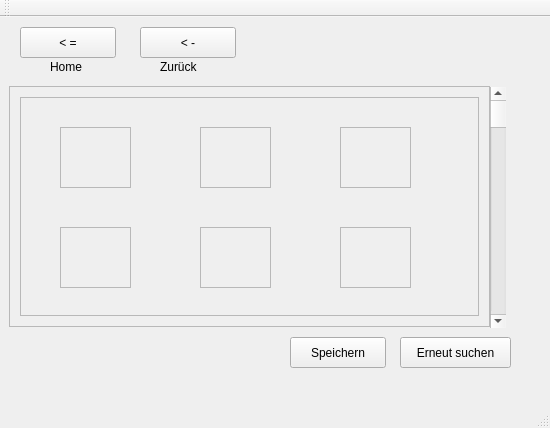
<?xml version="1.0" encoding="UTF-8"?>
<ui version="4.0">
 <class>MainWindow</class>
 <widget class="QMainWindow" name="MainWindow">
  <property name="geometry">
   <rect>
    <x>0</x>
    <y>0</y>
    <width>550</width>
    <height>428</height>
   </rect>
  </property>
  <property name="windowTitle">
   <string>MainWindow</string>
  </property>
  <widget class="QWidget" name="centralWidget">
   <widget class="QPushButton" name="pushButton">
    <property name="geometry">
     <rect>
      <x>20</x>
      <y>10</y>
      <width>96</width>
      <height>31</height>
     </rect>
    </property>
    <property name="text">
     <string>&lt; =</string>
    </property>
   </widget>
   <widget class="QPushButton" name="pushButton_2">
    <property name="geometry">
     <rect>
      <x>140</x>
      <y>10</y>
      <width>96</width>
      <height>31</height>
     </rect>
    </property>
    <property name="text">
     <string>&lt; -</string>
    </property>
   </widget>
   <widget class="QScrollBar" name="verticalScrollBar">
    <property name="geometry">
     <rect>
      <x>490</x>
      <y>70</y>
      <width>16</width>
      <height>241</height>
     </rect>
    </property>
    <property name="orientation">
     <enum>Qt::Vertical</enum>
    </property>
   </widget>
   <widget class="QScrollArea" name="scrollArea">
    <property name="geometry">
     <rect>
      <x>9</x>
      <y>69</y>
      <width>481</width>
      <height>241</height>
     </rect>
    </property>
    <property name="widgetResizable">
     <bool>true</bool>
    </property>
    <widget class="QWidget" name="scrollAreaWidgetContents">
     <property name="geometry">
      <rect>
       <x>0</x>
       <y>0</y>
       <width>479</width>
       <height>239</height>
      </rect>
     </property>
     <widget class="QWidget" name="gridLayoutWidget">
      <property name="geometry">
       <rect>
        <x>-1</x>
        <y>-1</y>
        <width>481</width>
        <height>241</height>
       </rect>
      </property>
      <layout class="QGridLayout" name="gridLayout_2">
       <item row="0" column="0">
        <widget class="QFrame" name="frame">
         <property name="frameShape">
          <enum>QFrame::StyledPanel</enum>
         </property>
         <property name="frameShadow">
          <enum>QFrame::Raised</enum>
         </property>
         <widget class="QFrame" name="frame_2">
          <property name="geometry">
           <rect>
            <x>40</x>
            <y>30</y>
            <width>71</width>
            <height>61</height>
           </rect>
          </property>
          <property name="frameShape">
           <enum>QFrame::StyledPanel</enum>
          </property>
          <property name="frameShadow">
           <enum>QFrame::Raised</enum>
          </property>
         </widget>
         <widget class="QFrame" name="frame_3">
          <property name="geometry">
           <rect>
            <x>180</x>
            <y>30</y>
            <width>71</width>
            <height>61</height>
           </rect>
          </property>
          <property name="frameShape">
           <enum>QFrame::StyledPanel</enum>
          </property>
          <property name="frameShadow">
           <enum>QFrame::Raised</enum>
          </property>
         </widget>
         <widget class="QFrame" name="frame_4">
          <property name="geometry">
           <rect>
            <x>320</x>
            <y>30</y>
            <width>71</width>
            <height>61</height>
           </rect>
          </property>
          <property name="frameShape">
           <enum>QFrame::StyledPanel</enum>
          </property>
          <property name="frameShadow">
           <enum>QFrame::Raised</enum>
          </property>
         </widget>
         <widget class="QFrame" name="frame_5">
          <property name="geometry">
           <rect>
            <x>40</x>
            <y>130</y>
            <width>71</width>
            <height>61</height>
           </rect>
          </property>
          <property name="frameShape">
           <enum>QFrame::StyledPanel</enum>
          </property>
          <property name="frameShadow">
           <enum>QFrame::Raised</enum>
          </property>
         </widget>
         <widget class="QFrame" name="frame_6">
          <property name="geometry">
           <rect>
            <x>180</x>
            <y>130</y>
            <width>71</width>
            <height>61</height>
           </rect>
          </property>
          <property name="frameShape">
           <enum>QFrame::StyledPanel</enum>
          </property>
          <property name="frameShadow">
           <enum>QFrame::Raised</enum>
          </property>
         </widget>
         <widget class="QFrame" name="frame_7">
          <property name="geometry">
           <rect>
            <x>320</x>
            <y>130</y>
            <width>71</width>
            <height>61</height>
           </rect>
          </property>
          <property name="frameShape">
           <enum>QFrame::StyledPanel</enum>
          </property>
          <property name="frameShadow">
           <enum>QFrame::Raised</enum>
          </property>
         </widget>
        </widget>
       </item>
      </layout>
     </widget>
    </widget>
   </widget>
   <widget class="QPushButton" name="pushButton_3">
    <property name="geometry">
     <rect>
      <x>290</x>
      <y>320</y>
      <width>96</width>
      <height>31</height>
     </rect>
    </property>
    <property name="text">
     <string>Speichern</string>
    </property>
   </widget>
   <widget class="QPushButton" name="pushButton_4">
    <property name="geometry">
     <rect>
      <x>400</x>
      <y>320</y>
      <width>111</width>
      <height>31</height>
     </rect>
    </property>
    <property name="text">
     <string>Erneut suchen</string>
    </property>
   </widget>
   <widget class="QLabel" name="label">
    <property name="geometry">
     <rect>
      <x>50</x>
      <y>40</y>
      <width>66</width>
      <height>21</height>
     </rect>
    </property>
    <property name="text">
     <string>&lt;html&gt;&lt;head/&gt;&lt;body&gt;&lt;p&gt;Home&lt;/p&gt;&lt;/body&gt;&lt;/html&gt;</string>
    </property>
   </widget>
   <widget class="QLabel" name="label_2">
    <property name="geometry">
     <rect>
      <x>160</x>
      <y>40</y>
      <width>66</width>
      <height>21</height>
     </rect>
    </property>
    <property name="text">
     <string>&lt;html&gt;&lt;head/&gt;&lt;body&gt;&lt;p&gt;Zurück&lt;/p&gt;&lt;/body&gt;&lt;/html&gt;</string>
    </property>
   </widget>
  </widget>
  <widget class="QMenuBar" name="menuBar">
   <property name="geometry">
    <rect>
     <x>0</x>
     <y>0</y>
     <width>550</width>
     <height>27</height>
    </rect>
   </property>
  </widget>
  <widget class="QToolBar" name="mainToolBar">
   <attribute name="toolBarArea">
    <enum>TopToolBarArea</enum>
   </attribute>
   <attribute name="toolBarBreak">
    <bool>false</bool>
   </attribute>
  </widget>
  <widget class="QStatusBar" name="statusBar"/>
 </widget>
 <layoutdefault spacing="6" margin="11"/>
 <resources/>
 <connections/>
</ui>
